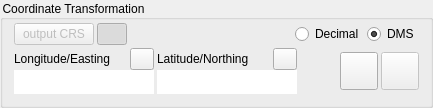
       <widget class="QGroupBox" name="groupBox">
        <property name="minimumSize">
         <size>
          <width>0</width>
          <height>0</height>
         </size>
        </property>
        <property name="maximumSize">
         <size>
          <width>500</width>
          <height>16777215</height>
         </size>
        </property>
        <property name="styleSheet">
         <string notr="true">font-weight: normal</string>
        </property>
        <property name="title">
         <string>Coordinate Transformation</string>
        </property>
        <property name="flat">
         <bool>true</bool>
        </property>
        <layout class="QVBoxLayout" name="verticalLayout_4">
         <property name="spacing">
          <number>3</number>
         </property>
         <property name="topMargin">
          <number>3</number>
         </property>
         <item>
          <layout class="QHBoxLayout" name="horizontalLayout_7">
           <item>
            <widget class="QPushButton" name="outputCrs">
             <property name="enabled">
              <bool>false</bool>
             </property>
             <property name="toolTip">
              <string>Select Output CRS</string>
             </property>
             <property name="text">
              <string>output CRS</string>
             </property>
            </widget>
           </item>
           <item>
            <widget class="QPushButton" name="outputCrsConn">
             <property name="sizePolicy">
              <sizepolicy hsizetype="Fixed" vsizetype="Fixed">
               <horstretch>0</horstretch>
               <verstretch>0</verstretch>
              </sizepolicy>
             </property>
             <property name="minimumSize">
              <size>
               <width>30</width>
               <height>0</height>
              </size>
             </property>
             <property name="maximumSize">
              <size>
               <width>30</width>
               <height>16777215</height>
              </size>
             </property>
             <property name="toolTip">
              <string>Set Output CRS to follow Layer Selection</string>
             </property>
             <property name="icon">
              <iconset resource="resources.qrc">
               <normaloff>:/plugins/coordinator/icons/unlocked.svg</normaloff>
               <normalon>:/plugins/coordinator/icons/locked.svg</normalon>:/plugins/coordinator/icons/unlocked.svg</iconset>
             </property>
             <property name="checkable">
              <bool>true</bool>
             </property>
             <property name="checked">
              <bool>true</bool>
             </property>
            </widget>
           </item>
           <item>
            <spacer name="horizontalSpacer_7">
             <property name="orientation">
              <enum>Qt::Horizontal</enum>
             </property>
             <property name="sizeHint" stdset="0">
              <size>
               <width>40</width>
               <height>20</height>
              </size>
             </property>
            </spacer>
           </item>
           <item>
            <widget class="QRadioButton" name="resultAsDec">
             <property name="maximumSize">
              <size>
               <width>16777215</width>
               <height>14</height>
              </size>
             </property>
             <property name="text">
              <string>Decimal</string>
             </property>
             <attribute name="buttonGroup">
              <string notr="true">resultFormatButtonGroup</string>
             </attribute>
            </widget>
           </item>
           <item>
            <widget class="QRadioButton" name="resultAsDMS">
             <property name="maximumSize">
              <size>
               <width>16777215</width>
               <height>14</height>
              </size>
             </property>
             <property name="text">
              <string>DMS</string>
             </property>
             <property name="checked">
              <bool>true</bool>
             </property>
             <attribute name="buttonGroup">
              <string notr="true">resultFormatButtonGroup</string>
             </attribute>
            </widget>
           </item>
          </layout>
         </item>
         <item>
          <layout class="QHBoxLayout" name="resultCoordLayout">
           <item>
            <layout class="QVBoxLayout" name="resLonPanel">
             <property name="spacing">
              <number>0</number>
             </property>
             <item>
              <layout class="QHBoxLayout" name="horizontalLayout_5">
               <property name="spacing">
                <number>0</number>
               </property>
               <item>
                <widget class="QLabel" name="resultLabelLeft">
                 <property name="text">
                  <string>Longitude/Easting</string>
                 </property>
                </widget>
               </item>
               <item>
                <widget class="QPushButton" name="copyLeft">
                 <property name="sizePolicy">
                  <sizepolicy hsizetype="Fixed" vsizetype="Fixed">
                   <horstretch>0</horstretch>
                   <verstretch>0</verstretch>
                  </sizepolicy>
                 </property>
                 <property name="minimumSize">
                  <size>
                   <width>24</width>
                   <height>0</height>
                  </size>
                 </property>
                 <property name="maximumSize">
                  <size>
                   <width>24</width>
                   <height>16777215</height>
                  </size>
                 </property>
                 <property name="toolTip">
                  <string>Copy Result to Clipboard</string>
                 </property>
                 <property name="icon">
                  <iconset resource="resources.qrc">
                   <normaloff>:/plugins/coordinator/icons/copy.svg</normaloff>:/plugins/coordinator/icons/copy.svg</iconset>
                 </property>
                </widget>
               </item>
              </layout>
             </item>
             <item>
              <widget class="QLineEdit" name="resultLeft">
               <property name="enabled">
                <bool>true</bool>
               </property>
               <property name="minimumSize">
                <size>
                 <width>0</width>
                 <height>24</height>
                </size>
               </property>
               <property name="maximumSize">
                <size>
                 <width>160</width>
                 <height>16777215</height>
                </size>
               </property>
               <property name="font">
                <font>
                 <pointsize>12</pointsize>
                 <weight>50</weight>
                 <bold>false</bold>
                </font>
               </property>
               <property name="acceptDrops">
                <bool>false</bool>
               </property>
               <property name="autoFillBackground">
                <bool>false</bool>
               </property>
               <property name="frame">
                <bool>false</bool>
               </property>
               <property name="alignment">
                <set>Qt::AlignRight|Qt::AlignTrailing|Qt::AlignVCenter</set>
               </property>
               <property name="readOnly">
                <bool>true</bool>
               </property>
              </widget>
             </item>
            </layout>
           </item>
           <item>
            <layout class="QVBoxLayout" name="resLatPanel">
             <property name="spacing">
              <number>0</number>
             </property>
             <item>
              <layout class="QHBoxLayout" name="horizontalLayout_6">
               <item>
                <widget class="QLabel" name="resultLabelRight">
                 <property name="text">
                  <string>Latitude/Northing</string>
                 </property>
                </widget>
               </item>
               <item>
                <widget class="QPushButton" name="copyRight">
                 <property name="sizePolicy">
                  <sizepolicy hsizetype="Fixed" vsizetype="Fixed">
                   <horstretch>0</horstretch>
                   <verstretch>0</verstretch>
                  </sizepolicy>
                 </property>
                 <property name="minimumSize">
                  <size>
                   <width>24</width>
                   <height>0</height>
                  </size>
                 </property>
                 <property name="maximumSize">
                  <size>
                   <width>24</width>
                   <height>16777215</height>
                  </size>
                 </property>
                 <property name="toolTip">
                  <string>Copy Result to Clipboard</string>
                 </property>
                 <property name="icon">
                  <iconset resource="resources.qrc">
                   <normaloff>:/plugins/coordinator/icons/copy.svg</normaloff>:/plugins/coordinator/icons/copy.svg</iconset>
                 </property>
                </widget>
               </item>
              </layout>
             </item>
             <item>
              <widget class="QLineEdit" name="resultRight">
               <property name="enabled">
                <bool>true</bool>
               </property>
               <property name="minimumSize">
                <size>
                 <width>0</width>
                 <height>24</height>
                </size>
               </property>
               <property name="maximumSize">
                <size>
                 <width>160</width>
                 <height>16777215</height>
                </size>
               </property>
               <property name="font">
                <font>
                 <pointsize>12</pointsize>
                 <weight>50</weight>
                 <bold>false</bold>
                </font>
               </property>
               <property name="frame">
                <bool>false</bool>
               </property>
               <property name="alignment">
                <set>Qt::AlignRight|Qt::AlignTrailing|Qt::AlignVCenter</set>
               </property>
               <property name="readOnly">
                <bool>true</bool>
               </property>
              </widget>
             </item>
            </layout>
           </item>
           <item>
            <spacer name="horizontalSpacer_4">
             <property name="orientation">
              <enum>Qt::Horizontal</enum>
             </property>
             <property name="sizeHint" stdset="0">
              <size>
               <width>40</width>
               <height>20</height>
              </size>
             </property>
            </spacer>
           </item>
           <item>
            <widget class="QPushButton" name="copyResultComplete">
             <property name="enabled">
              <bool>true</bool>
             </property>
             <property name="minimumSize">
              <size>
               <width>38</width>
               <height>38</height>
              </size>
             </property>
             <property name="maximumSize">
              <size>
               <width>38</width>
               <height>38</height>
              </size>
             </property>
             <property name="toolTip">
              <string>Copy whole Result to Clipboard</string>
             </property>
             <property name="text">
              <string/>
             </property>
             <property name="icon">
              <iconset resource="resources.qrc">
               <normaloff>:/plugins/coordinator/icons/copy.svg</normaloff>:/plugins/coordinator/icons/copy.svg</iconset>
             </property>
             <property name="iconSize">
              <size>
               <width>32</width>
               <height>32</height>
              </size>
             </property>
            </widget>
           </item>
           <item>
            <widget class="QPushButton" name="addFeatureButton">
             <property name="enabled">
              <bool>false</bool>
             </property>
             <property name="sizePolicy">
              <sizepolicy hsizetype="Fixed" vsizetype="Fixed">
               <horstretch>0</horstretch>
               <verstretch>0</verstretch>
              </sizepolicy>
             </property>
             <property name="minimumSize">
              <size>
               <width>38</width>
               <height>38</height>
              </size>
             </property>
             <property name="maximumSize">
              <size>
               <width>38</width>
               <height>38</height>
              </size>
             </property>
             <property name="toolTip">
              <string>Add Coordinates to currently edited Feature</string>
             </property>
             <property name="text">
              <string/>
             </property>
             <property name="icon">
              <iconset>
               <normaloff>:/plugins/coordinator/icons/addToCanvas.svg</normaloff>:/plugins/coordinator/icons/addToCanvas.svg</iconset>
             </property>
             <property name="iconSize">
              <size>
               <width>32</width>
               <height>32</height>
              </size>
             </property>
             <property name="checkable">
              <bool>false</bool>
             </property>
            </widget>
           </item>
          </layout>
         </item>
        </layout>
       </widget>
